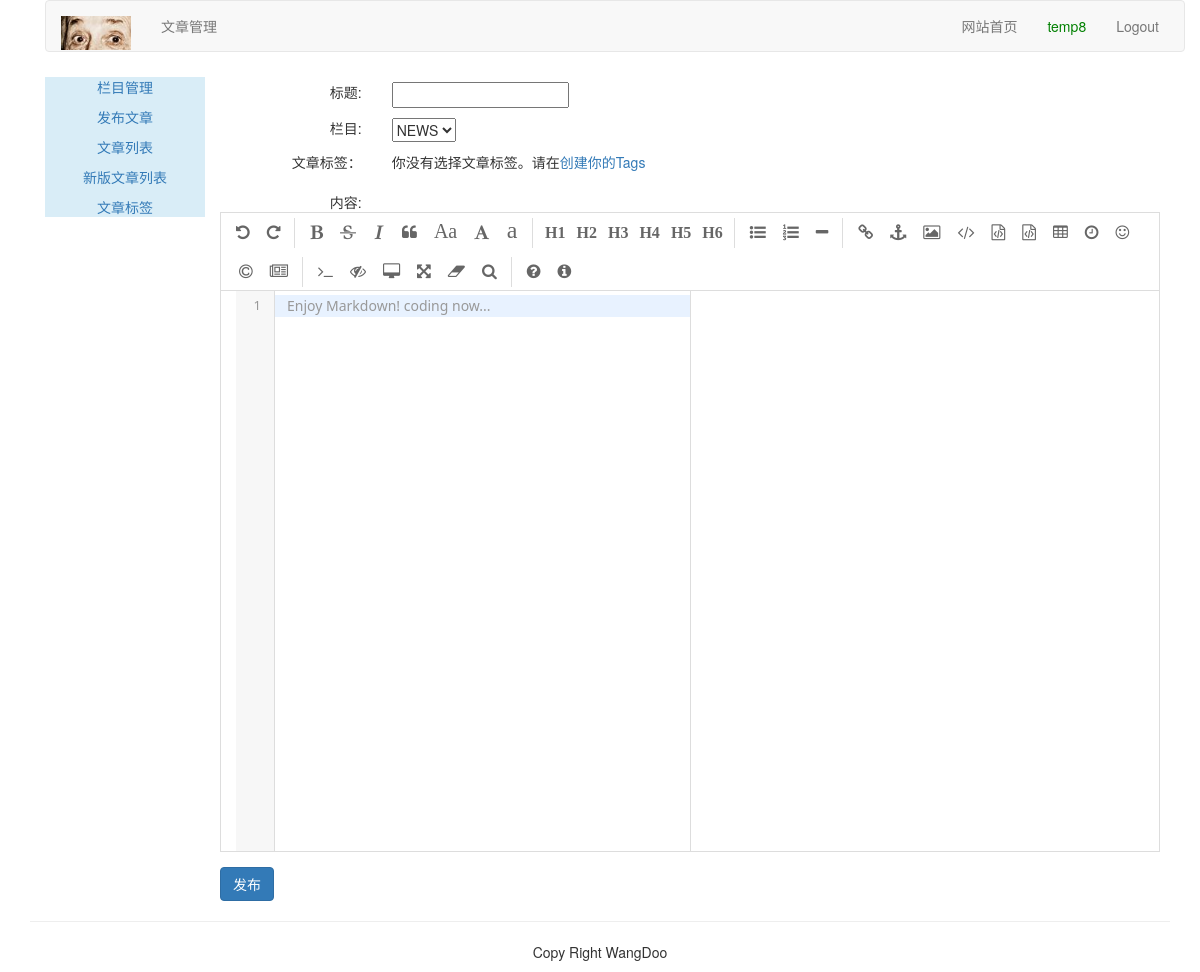
/article-column/article-post/ (signed in), run on an earlier commit of the app's database.
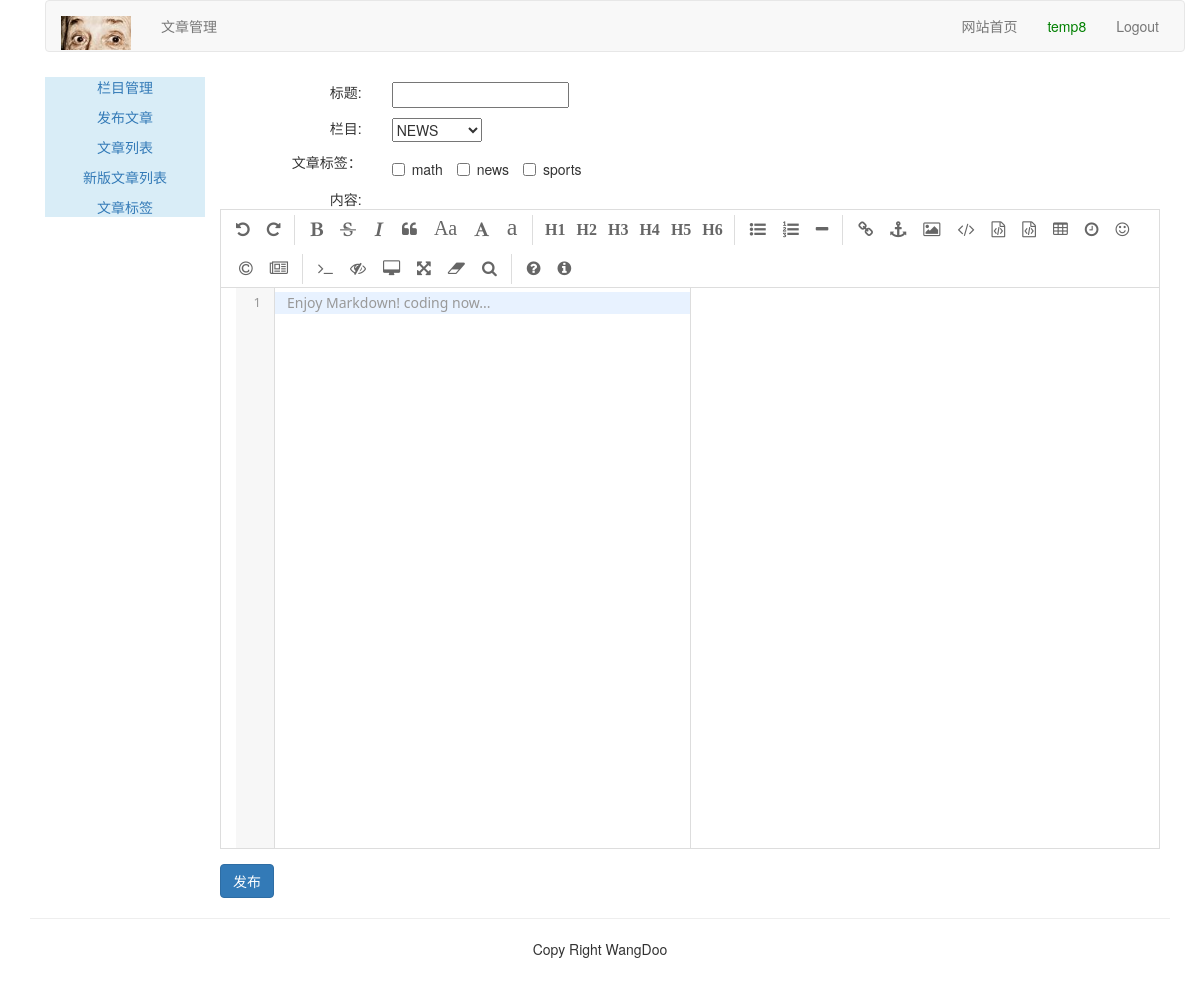
And on a later commit of the database.
### article/models.py (models this page shows, shortened)
class ArticleTag(models.Model):
	author = models.ForeignKey(User, related_name="tag", on_delete=models.CASCADE)
	tag = models.CharField(max_length=500)

### article/views.py (the view)
# urls.py: path('article-post/', views.article_post, name="article_post"),
@login_required(login_url='/account/login/')
@csrf_exempt
def article_post(request):
	if request.method == "POST":
		article_post_form = ArticlePostForm(data=request.POST)
		if article_post_form.is_valid():
			cd = article_post_form.cleaned_data
			try:
				new_article = article_post_form.save(commit=False)
				new_article.author = request.user
				new_article.column = request.user.article_column.get(id=request.POST['column_id'])
				new_article.save()
				tags = request.POST['tags']
				if tags:
					for atag in json.loads(tags): # json.loads()将JSON格式数据转换为列表
						tag = request.user.tag.get(tag=atag)
						new_article.article_tag.add(tag)
				return HttpResponse("1")
			except:
				return HttpResponse("2")
		else:
			return HttpResponse("3")
	else:
		article_post_form = ArticlePostForm()
		article_columns = request.user.article_column.all()
		article_tags = request.user.tag.all()
		return render(request, "article/column/article_post.html", {"article_post_form":article_post_form, "article_columns":article_columns, "article_tags":article_tags})

### article/forms.py
class ArticlePostForm(forms.ModelForm):
	class Meta:
		model = ArticlePost
		fields = ("title","body")

### templates/article/column/article_post.html (shortened to what this page needs)
{% extends "article/base.html" %}
{% load staticfiles %}
{% block css %}
<link rel="stylesheet" type="text/css" href="{% static 'editor/css/style.css' %}">
<link rel="stylesheet" type="text/css" href="{% static 'editor/css/editormd.css' %}">
{% endblock %}
{% block content %}
<div style="margin-right: 10px">
	<form class="form-horizontal" action="." method="post">{% csrf_token %}
		<div class="row" style="margin-top:10px">
			<div class="col-md-2 text-right"><span>标题:</span></div>
			<div class="col-md-10 text-left">{{ article_post_form.title }}</div>
		</div>
		<div class="row" style="margin-top: 10px">
			<div class="col-md-2 text-right"><span>栏目:</span></div>
			<div class="col-md-10 text-left">
				<select id="which_column">
					{% for column in article_columns %}
						<option value="{{ column.id }}">{{ column.column }}</option>
					{% endfor %}
				</select>
			</div>
		</div>
		<div class="row" style="margin-top: 10px">
			<div class="col-md-2 text-right"><span>文章标签：</span></div>
			<div class="col-md-10 text-left">
				{% for tag in article_tags %}
				<label class="checkbox-inline">
					<input type="checkbox" class="tagcheckbox" id="{{ tag.id }}" name="article_tag" value="{{ tag.tag }}">
					{{ tag.tag }}
				</label>
				{% empty %}
				<p>你没有选择文章标签。请在<a href="{% url 'article:article_tag' %}">创建你的Tags</a></p>
				{% endfor %}
			</div>
		</div>
		<div class="row" style="margin-top: 10px">
			<div class="col-md-2 text-right"><span>内容:</span></div>
			<div id="editormd" class="col-md-10 text-left">
			</div>
		</div>
		<div class="row">
			<input type="button" class="btn btn-primary" value="发布" onclick="publish_article()">
		</div>
	</form>
</div>
{% endblock%}

### templates/article/base.html (shortened to what this page needs)
{% load staticfiles %}
<!DOCTYPE html>
<html lang='zh-cn'>
<head>
	<link rel="stylesheet" type="text/css" href="{% static 'css/bootstrap.css' %}">
	{% block css %}{% endblock %}
</head>
<body>
	<div class="container">
		{% include "article/header.html" %}
		<div class="col-md-2">
			{% include "article/leftslider.html" %}
		</div>
		<div class="col-md-10">
			{% block content %}{% endblock %}
		</div>
	</div>
	{% include "footer.html" %}
</body>
</html>

### templates/article/header.html
{% load staticfiles %}
<div class="container">
	<nav class="navbar navbar-default" role="navigation">
		<div class="navbar-header">
			<a class="navbar-brand" href="#" ><img src="{% static 'images/logo.png' %}" width="70px"></a>
		</div>
		<div>
			<ul class="nav navbar-nav" role="tablist">
				<li><a href="{% url 'article:article_column' %}">文章管理</a></li>
			</ul>
			<ul class="nav navbar-nav navbar-right" style="margin-right:10px">
				<li><a href="{% url 'blog:blog_title' %}">网站首页</a></li>
				<li><a style="color: green;">{{ user.username }}</a></li>
				<li><a href="{% url 'account:user_logout' %}">Logout</a></li>
			</ul>
		</div>
	</nav>
</div>

### templates/article/leftslider.html
<div class="bg-info">
	<div class="text-center" style="margin-top: 5px;">
		<p><a href="{% url 'article:article_column' %}">栏目管理</a></p>
		<p><a href="{% url 'article:article_post' %}">发布文章</a></p>
		<p><a href="{% url 'article:article_list' %}">文章列表</a></p>
		<p><a href="{% url 'article:article_titles' %}">新版文章列表</a></p>
		<p><a href="{% url 'article:article_tag' %}">文章标签</a></p>
	</div>
</div>

### templates/footer.html
<div class="container">
	<hr>
	<p class="text-center">Copy Right WangDoo</p>
</div>

### static/editor/css/editormd.css (style rules this page uses)
.editormd { width: 90%; height: 640px; margin: 0 auto; text-align: left; overflow: hidden; position: relative; margin-bottom: 15px; border: 1px solid #ddd; font-family: "Meiryo UI", "Microsoft YaHei", "Malgun Gothic", "Segoe UI", "Trebuchet MS", Helvetica, "Monaco", monospace, Tahoma, STXihei, "华文细黑", STHeiti, "Helvetica Neue", "Droid Sans", "wenquanyi micro hei", FreeSans, Arimo, Arial, SimSun, "宋体", Heiti, "黑体", sans-serif; }

What changed in the data, as far as the page shows it:
added ArticleTag: tag "math"
added ArticleTag: tag "news"
added ArticleTag: tag "sports"
Also different on the page:
text no longer shown: "你没有选择文章标签。请在 创建你的Tags"
